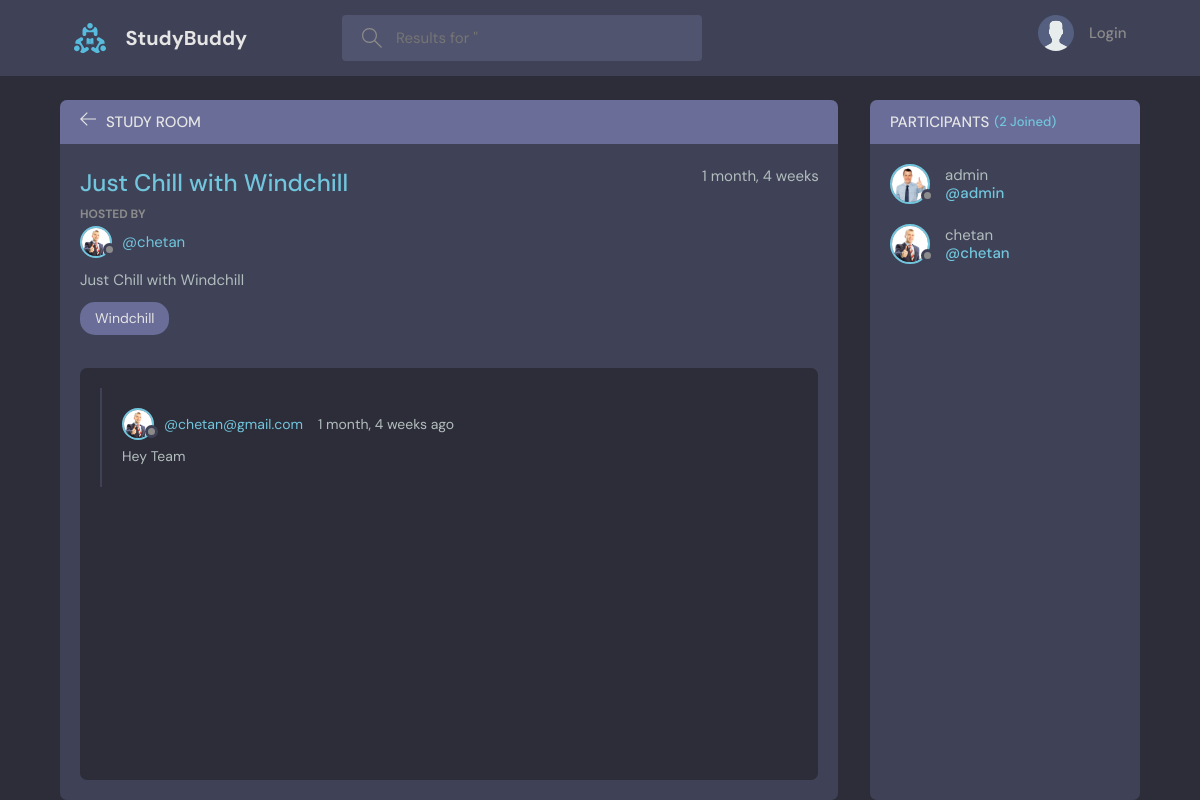
Before: /room/5/ with the older database file.
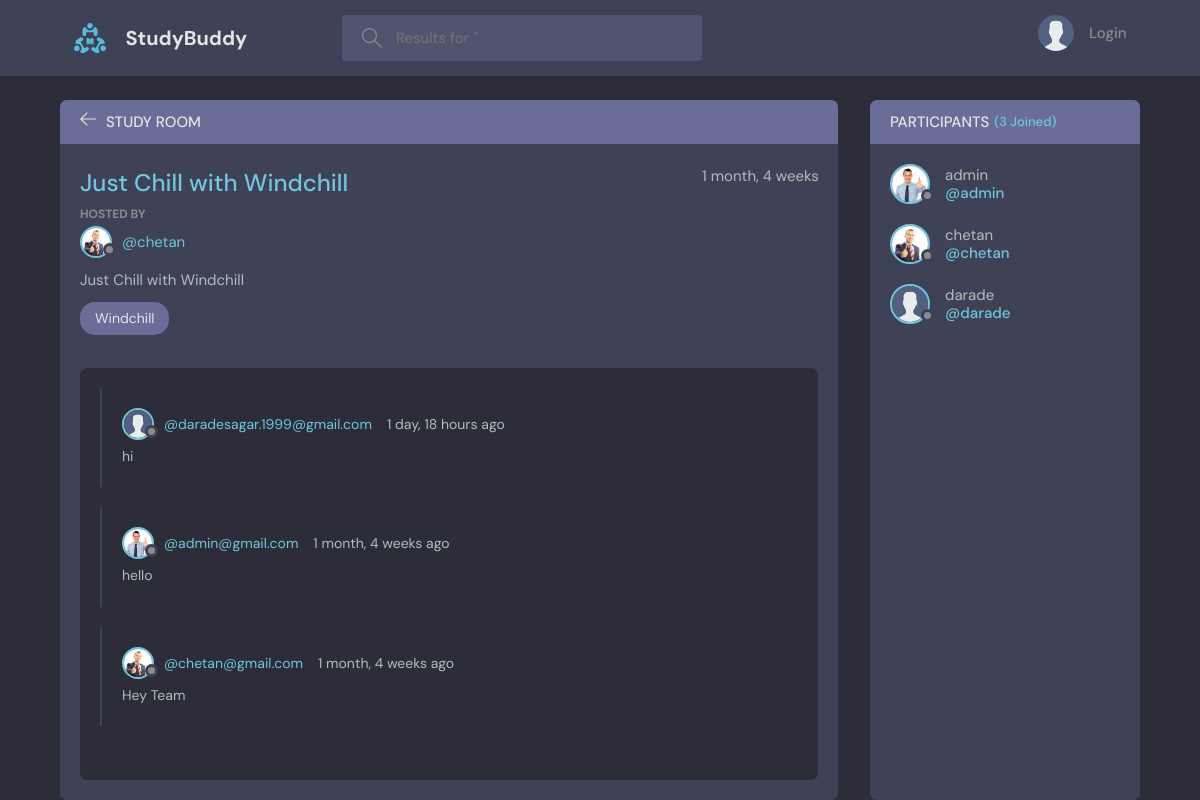
After: the same page with the newer database file.
### base/models.py (models this page shows, shortened)
class Message(models.Model):
    user = models.ForeignKey(User,on_delete=models.CASCADE)# one user can do many messages ==> one to many RELATIONSHIP
    room = models.ForeignKey(Room,on_delete=models.CASCADE) #Single room contain many message==> single to Many RELATIONSHIP
    body = models.TextField()
    updated = models.DateTimeField(auto_now=True)
    created = models.DateTimeField(auto_now_add=True)
    class Meta:
        ordering = ['-created']

class User(AbstractUser):
    name = models.CharField(max_length=200, null= True)
    email = models.EmailField(unique=True,null=True)
    bio = models.TextField(null=True)
    avatar= models.ImageField(null=True, default="avatar.svg")
    USERNAME_FIELD: str='email'
    REQUIRED_FIELDS: list[str] = []

### base/views.py (the view, shortened to what this page needs)
# urls.py: path('room/<int:pk>/', views.room, name='room'),
def room(request,pk):
    room = Room.objects.get(id=pk)
    room_messages = room.message_set.all()  # type: ignore
    participants = room.participants.all()
    context = {'room':room,'room_messages':room_messages,'participants':participants}
    return render(request,'room.html',context)

### base/models.py (called while the page is built)
    def __str__(self) -> str:
        return self.name

### base/templates/room.html (shortened to what this page needs)
{% extends 'base.html' %} {% block content_block %}
<main class="profile-page layout layout--2">
  <div class="container">
    <div class="room">
      <div class="room__top">
        <div class="room__topLeft">
          <a href="{% url 'home' %}">
            <svg version="1.1" xmlns="http://www.w3.org/2000/svg" width="32" height="32" viewBox="0 0 32 32">
              <title>arrow-left</title>
              <path
                d="M13.723 2.286l-13.723 13.714 13.719 13.714 1.616-1.611-10.96-10.96h27.625v-2.286h-27.625l10.965-10.965-1.616-1.607z"
              ></path>
            </svg>
          </a>
          <h3>Study Room</h3>
        </div>
      </div>
      <div class="room__box scroll">
        <div class="room__header scroll">
          <div class="room__info">
            <h3>{{room.name}}</h3>
            <span>{{room.created | timesince}}</span>
          </div>
          <div class="room__hosted">
            <p>Hosted By</p>
            <a href="{% url 'user-profile' room.host.id %}" class="room__author">
              <div class="avatar avatar--small">
                <img src="{{room.host.avatar.url}}" />
              </div>
              <span>@{{room.host.username}}</span>
            </a>
          </div>
          <div class="room__details">
            {{room.description}}
          </div>
          <span class="room__topics">{{room.topic}}</span>
        </div>
        <div class="room__conversation">
          <div class="threads scroll">
            {% for message in room_messages %}
            <div class="thread">
              <div class="thread__top">
                <div class="thread__author">
                  <a href="{% url 'user-profile' message.user.id %}" class="thread__authorInfo">
                    <div class="avatar avatar--small">
                      <img src="{{message.user.avatar.url}}" />
                    </div>
                    <span>@{{message.user}}</span>
                  </a>
                  <span class="thread__date">{{message.created | timesince}} ago</span>
                </div>
              </div>
              <div class="thread__details">
                {{message.body}}
              </div>
            </div>
            {% endfor %}
          </div>
        </div>
      </div>
    </div>
    <div class="participants">
      <h3 class="participants__top">Participants <span>({{participants.count}} Joined)</span></h3>
      <div class="participants__list scroll">
      {% for user in participants %}
        <a href="{% url 'user-profile' user.id %}" class="participant">
          <div class="avatar avatar--medium">
            <img src="{{user.avatar.url}}" />
          </div>
          <p>
            {{user.username}}
            <span>@{{user.username}}</span>
          </p>
        </a>
      {% endfor %}
      </div>
    </div>
  </div>
</main>
{% endblock content_block %}

Changed rows visible on the page:
added Message: user.avatar (placeholder picture), user "daradesagar.1999@gmail.com", created "1 day, 18 hours", body "hi"
added Message: user.avatar (picture), user "admin@gmail.com", created "1 month, 4 weeks", body "hello"
added User: avatar (placeholder picture), username "darade"
Other visible differences:
{{ participants.count }}: "2" → "3"
